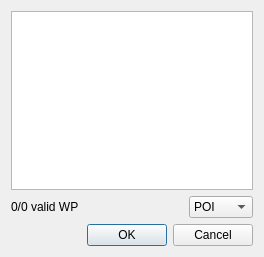
<?xml version="1.0" encoding="UTF-8"?>
<ui version="4.0">
 <class>POI_input_ui</class>
 <widget class="QDialog" name="POI_input_ui">
  <property name="geometry">
   <rect>
    <x>0</x>
    <y>0</y>
    <width>264</width>
    <height>257</height>
   </rect>
  </property>
  <property name="windowTitle">
   <string>Importation de marques - LAT,LON@WPH</string>
  </property>
  <layout class="QVBoxLayout" name="verticalLayout">
   <item>
    <widget class="QPlainTextEdit" name="POI_list">
     <property name="toolTip">
      <string>Coller ou inserer des POI au format LAT,LON@WPH</string>
     </property>
     <property name="plainText">
      <string/>
     </property>
    </widget>
   </item>
   <item>
    <layout class="QHBoxLayout" name="horizontalLayout_2">
     <item>
      <widget class="QLabel" name="nbValid">
       <property name="text">
        <string>0/0 valid WP</string>
       </property>
      </widget>
     </item>
     <item>
      <spacer name="horizontalSpacer_3">
       <property name="orientation">
        <enum>Qt::Horizontal</enum>
       </property>
       <property name="sizeHint" stdset="0">
        <size>
         <width>40</width>
         <height>20</height>
        </size>
       </property>
      </spacer>
     </item>
     <item>
      <widget class="QComboBox" name="type">
       <item>
        <property name="text">
         <string>POI</string>
        </property>
       </item>
       <item>
        <property name="text">
         <string>Route</string>
        </property>
       </item>
       <item>
        <property name="text">
         <string>Balise</string>
        </property>
       </item>
      </widget>
     </item>
    </layout>
   </item>
   <item>
    <widget class="QDialogButtonBox" name="buttonBox">
     <property name="standardButtons">
      <set>QDialogButtonBox::Cancel|QDialogButtonBox::Ok</set>
     </property>
    </widget>
   </item>
  </layout>
 </widget>
 <resources/>
 <connections>
  <connection>
   <sender>POI_list</sender>
   <signal>textChanged()</signal>
   <receiver>POI_input_ui</receiver>
   <slot>txtHasChanged()</slot>
   <hints>
    <hint type="sourcelabel">
     <x>104</x>
     <y>171</y>
    </hint>
    <hint type="destinationlabel">
     <x>60</x>
     <y>277</y>
    </hint>
   </hints>
  </connection>
  <connection>
   <sender>buttonBox</sender>
   <signal>accepted()</signal>
   <receiver>POI_input_ui</receiver>
   <slot>accept()</slot>
   <hints>
    <hint type="sourcelabel">
     <x>144</x>
     <y>278</y>
    </hint>
    <hint type="destinationlabel">
     <x>152</x>
     <y>240</y>
    </hint>
   </hints>
  </connection>
  <connection>
   <sender>buttonBox</sender>
   <signal>rejected()</signal>
   <receiver>POI_input_ui</receiver>
   <slot>reject()</slot>
   <hints>
    <hint type="sourcelabel">
     <x>144</x>
     <y>278</y>
    </hint>
    <hint type="destinationlabel">
     <x>249</x>
     <y>280</y>
    </hint>
   </hints>
  </connection>
 </connections>
 <slots>
  <slot>txtHasChanged()</slot>
 </slots>
</ui>
